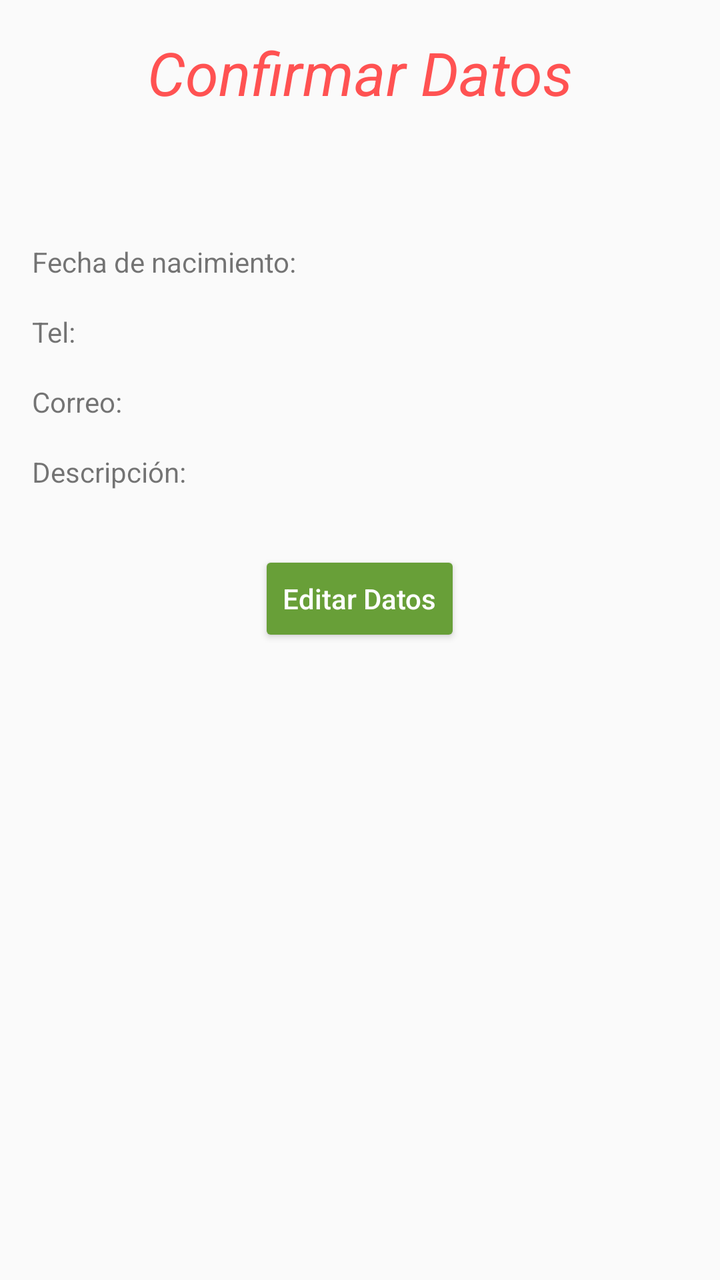
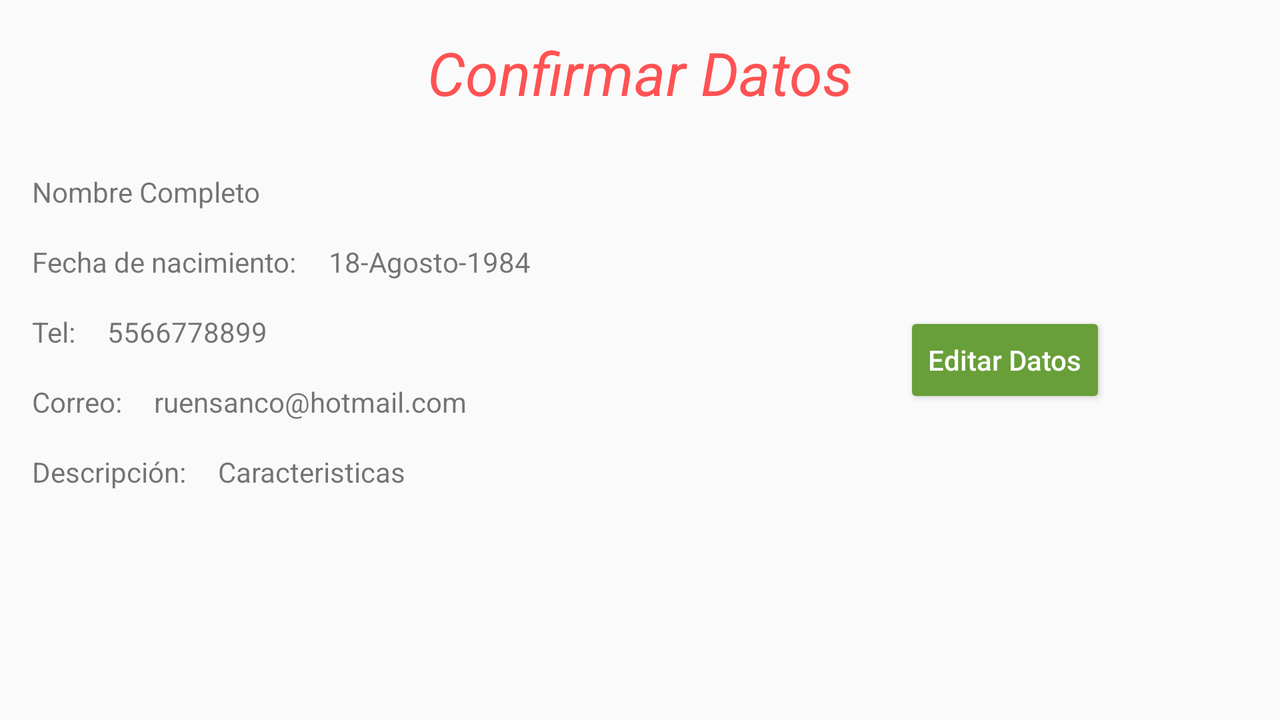

Two renders of one Android screen. The first uses the default layout on a phone; the second uses the alternative layout the repository ships for a different screen configuration, on a matching device. The two XML files are below.
<!-- AndroidManifest.xml: application theme AppTheme -->
<!-- res/layout/activity_confirmar_datos.xml -->
<?xml version="1.0" encoding="utf-8"?>
<RelativeLayout xmlns:android="http://schemas.android.com/apk/res/android"
    xmlns:tools="http://schemas.android.com/tools"
    android:layout_width="match_parent"
    android:layout_height="match_parent"
    android:paddingBottom="@dimen/activity_vertical_margin"
    android:paddingLeft="@dimen/activity_horizontal_margin"
    android:paddingRight="@dimen/activity_horizontal_margin"
    android:paddingTop="@dimen/activity_vertical_margin"
    tools:context="com.example.rsc.formulario.ConfirmarDatos">

    <TextView
        android:id="@+id/tvConfDat"
        android:layout_width="match_parent"
        android:layout_height="wrap_content"
        android:text="@string/confdat"
        android:textSize="@dimen/conf_dat_text"
        android:textAlignment="center"
        android:textStyle="italic"
        android:theme="@style/FechaNac"
        />
    <TextView
        android:id="@+id/tvNombre"
        android:layout_width="wrap_content"
        android:layout_height="wrap_content"
        android:text=""
        android:textSize="@dimen/datos_text"
        android:layout_below="@id/tvConfDat"
        android:paddingTop="@dimen/conf_dat_text"/>

    <TextView
    android:id="@+id/tvFechaNac"
    android:layout_width="wrap_content"
    android:layout_height="wrap_content"
    android:text="@string/fechaNac"
    android:textSize="@dimen/datos_text"
    android:layout_below="@id/tvNombre"
    android:paddingTop="@dimen/activity_vertical_margin"/>

    <TextView
        android:id="@+id/tvSpinFecNac"
        android:layout_width="wrap_content"
        android:layout_height="wrap_content"
        android:text=""
        android:textSize="@dimen/datos_text"
        android:layout_toRightOf="@id/tvFechaNac"
        android:layout_below="@id/tvNombre"
        android:paddingTop="@dimen/activity_vertical_margin"
        android:paddingLeft="@dimen/activity_horizontal_margin"/>

    <TextView
        android:id="@+id/tvTelefono"
        android:layout_width="wrap_content"
        android:layout_height="wrap_content"
        android:text="@string/tel"
        android:textSize="@dimen/datos_text"
        android:layout_below="@id/tvFechaNac"
        android:paddingTop="@dimen/activity_vertical_margin"/>

    <TextView
        android:id="@+id/tvNumTel"
        android:layout_width="wrap_content"
        android:layout_height="wrap_content"
        android:text=""
        android:textSize="@dimen/datos_text"
        android:layout_toRightOf="@id/tvTelefono"
        android:layout_below="@id/tvFechaNac"
        android:paddingTop="@dimen/activity_vertical_margin"
        android:paddingLeft="@dimen/activity_horizontal_margin"/>

    <TextView
        android:id="@+id/tvCorreo"
        android:layout_width="wrap_content"
        android:layout_height="wrap_content"
        android:text="@string/correo2"
        android:textSize="@dimen/datos_text"
        android:layout_below="@id/tvTelefono"
        android:paddingTop="@dimen/activity_vertical_margin"/>

    <TextView
        android:id="@+id/tvCorreo2"
        android:layout_width="wrap_content"
        android:layout_height="wrap_content"
        android:text=""
        android:textSize="@dimen/datos_text"
        android:layout_toRightOf="@id/tvCorreo"
        android:layout_below="@id/tvNumTel"
        android:paddingTop="@dimen/activity_vertical_margin"
        android:paddingLeft="@dimen/activity_horizontal_margin"/>

    <TextView
        android:id="@+id/tvDescripcion"
        android:layout_width="wrap_content"
        android:layout_height="wrap_content"
        android:text="@string/descripcion2"
        android:textSize="@dimen/datos_text"
        android:layout_below="@id/tvCorreo"
        android:paddingTop="@dimen/activity_vertical_margin"/>

    <TextView
        android:id="@+id/tvDescripcion2"
        android:layout_width="wrap_content"
        android:layout_height="wrap_content"
        android:text=""
        android:textSize="@dimen/datos_text"
        android:layout_toRightOf="@id/tvDescripcion"
        android:layout_below="@id/tvCorreo2"
        android:paddingTop="@dimen/activity_vertical_margin"
        android:paddingLeft="@dimen/activity_horizontal_margin"/>

    <Button
        android:id="@+id/btnEditar"
        android:layout_width="wrap_content"
        android:layout_height="wrap_content"
        android:text="@string/editardatos"
        android:textAllCaps="false"
        android:theme="@style/BotonSiguiente"
        android:gravity="center"
        android:layout_below="@+id/tvDescripcion2"
        android:layout_centerHorizontal="true"
        android:layout_marginTop="@dimen/conf_dat_text"
        />

</RelativeLayout>
<!-- resources referenced by this layout -->
<resources>
  <dimen name="activity_horizontal_margin">16dp</dimen>
  <dimen name="activity_vertical_margin">16dp</dimen>
  <dimen name="conf_dat_text">30dp</dimen>
  <dimen name="datos_text">14dp</dimen>
  <string name="confdat">Confirmar Datos</string>
  <string name="correo2">Correo:</string>
  <string name="descripcion2">Descripción:</string>
  <string name="editardatos">Editar Datos</string>
  <string name="fechaNac">Fecha de nacimiento:</string>
  <string name="tel">Tel:</string>
  <style name="BotonSiguiente" parent="Theme.AppCompat.Light.DarkActionBar">
          <item name="colorButtonNormal">@color/colorPrimaryDark</item>
          <item name="colorControlHighlight">@color/colorAccent</item>
          <item name="android:textColor">@color/colorBlanco</item>
          <item name="android:textColorHighlight">@color/colorPrimaryDark</item>
      </style>
  <style name="FechaNac" parent="Theme.AppCompat.Light.DarkActionBar">
          <item name="android:textColor">@color/colorAccent</item>
          <item name="android:textColorHighlight">@color/colorPrimaryDark</item>
      </style>
  <style name="AppTheme" parent="Theme.AppCompat.Light.DarkActionBar">
          
          <item name="colorPrimary">@color/colorPrimary</item>
          <item name="colorPrimaryDark">@color/colorPrimaryDark</item>
          <item name="colorAccent">@color/colorAccent</item>
      </style>
  <color name="colorPrimaryDark">#689F38</color>
  <color name="colorAccent">#FF5252</color>
  <color name="colorBlanco">#FFFFFF</color>
  <color name="colorPrimary">#8BC34A</color>
</resources>
<!-- res/layout-land/activity_confirmar_datos.xml (the author's variant of the layout above) -->
<!-- drawn on the phone turned sideways -->
<?xml version="1.0" encoding="utf-8"?>
<RelativeLayout xmlns:android="http://schemas.android.com/apk/res/android"
    xmlns:tools="http://schemas.android.com/tools"
    android:layout_width="match_parent"
    android:layout_height="match_parent"
    android:paddingBottom="@dimen/activity_vertical_margin"
    android:paddingLeft="@dimen/activity_horizontal_margin"
    android:paddingRight="@dimen/activity_horizontal_margin"
    android:paddingTop="@dimen/activity_vertical_margin"
    tools:context="com.example.rsc.formulario.ConfirmarDatos">

    <TextView
        android:id="@+id/tvConfDat"
        android:layout_width="match_parent"
        android:layout_height="wrap_content"
        android:text="@string/confdat"
        android:textSize="@dimen/conf_dat_text"
        android:textAlignment="center"
        android:textStyle="italic"
        android:theme="@style/FechaNac"
        />
    <TextView
        android:id="@+id/tvNombre"
        android:layout_width="wrap_content"
        android:layout_height="wrap_content"
        android:text="Nombre Completo"
        android:textSize="@dimen/datos_text"
        android:layout_below="@id/tvConfDat"
        android:paddingTop="@dimen/conf_dat_text"/>

    <TextView
    android:id="@+id/tvFechaNac"
    android:layout_width="wrap_content"
    android:layout_height="wrap_content"
    android:text="@string/fechaNac"
    android:textSize="@dimen/datos_text"
    android:layout_below="@id/tvNombre"
    android:paddingTop="@dimen/activity_vertical_margin"/>

    <TextView
        android:id="@+id/tvSpinFecNac"
        android:layout_width="wrap_content"
        android:layout_height="wrap_content"
        android:text="18-Agosto-1984"
        android:textSize="@dimen/datos_text"
        android:layout_toRightOf="@id/tvFechaNac"
        android:layout_below="@id/tvNombre"
        android:paddingTop="@dimen/activity_vertical_margin"
        android:paddingLeft="@dimen/activity_horizontal_margin"/>

    <TextView
        android:id="@+id/tvTelefono"
        android:layout_width="wrap_content"
        android:layout_height="wrap_content"
        android:text="@string/tel"
        android:textSize="@dimen/datos_text"
        android:layout_below="@id/tvFechaNac"
        android:paddingTop="@dimen/activity_vertical_margin"/>

    <TextView
        android:id="@+id/tvNumTel"
        android:layout_width="wrap_content"
        android:layout_height="wrap_content"
        android:text="5566778899"
        android:textSize="@dimen/datos_text"
        android:layout_toRightOf="@id/tvTelefono"
        android:layout_below="@id/tvFechaNac"
        android:paddingTop="@dimen/activity_vertical_margin"
        android:paddingLeft="@dimen/activity_horizontal_margin"/>

    <TextView
        android:id="@+id/tvCorreo"
        android:layout_width="wrap_content"
        android:layout_height="wrap_content"
        android:text="@string/correo2"
        android:textSize="@dimen/datos_text"
        android:layout_below="@id/tvTelefono"
        android:paddingTop="@dimen/activity_vertical_margin"/>

    <TextView
        android:id="@+id/tvCorreo2"
        android:layout_width="wrap_content"
        android:layout_height="wrap_content"
        android:text="ruensanco@hotmail.com"
        android:textSize="@dimen/datos_text"
        android:layout_toRightOf="@id/tvCorreo"
        android:layout_below="@id/tvNumTel"
        android:paddingTop="@dimen/activity_vertical_margin"
        android:paddingLeft="@dimen/activity_horizontal_margin"/>

    <TextView
        android:id="@+id/tvDescripcion"
        android:layout_width="wrap_content"
        android:layout_height="wrap_content"
        android:text="@string/descripcion2"
        android:textSize="@dimen/datos_text"
        android:layout_below="@id/tvCorreo"
        android:paddingTop="@dimen/activity_vertical_margin"/>

    <TextView
        android:id="@+id/tvDescripcion2"
        android:layout_width="wrap_content"
        android:layout_height="wrap_content"
        android:text="Caracteristicas"
        android:textSize="@dimen/datos_text"
        android:layout_toRightOf="@id/tvDescripcion"
        android:layout_below="@id/tvCorreo2"
        android:paddingTop="@dimen/activity_vertical_margin"
        android:paddingLeft="@dimen/activity_horizontal_margin"/>

    <Button
        android:id="@+id/btnEditar"
        android:layout_width="wrap_content"
        android:layout_height="wrap_content"
        android:text="@string/editardatos"
        android:textAllCaps="false"
        android:theme="@style/BotonSiguiente"
        android:gravity="center"
        android:layout_centerVertical="true"
        android:layout_alignRight="@+id/tvConfDat"
        android:layout_alignEnd="@+id/tvConfDat"
        android:layout_marginRight="71dp"
        android:layout_marginEnd="71dp" />

</RelativeLayout>
